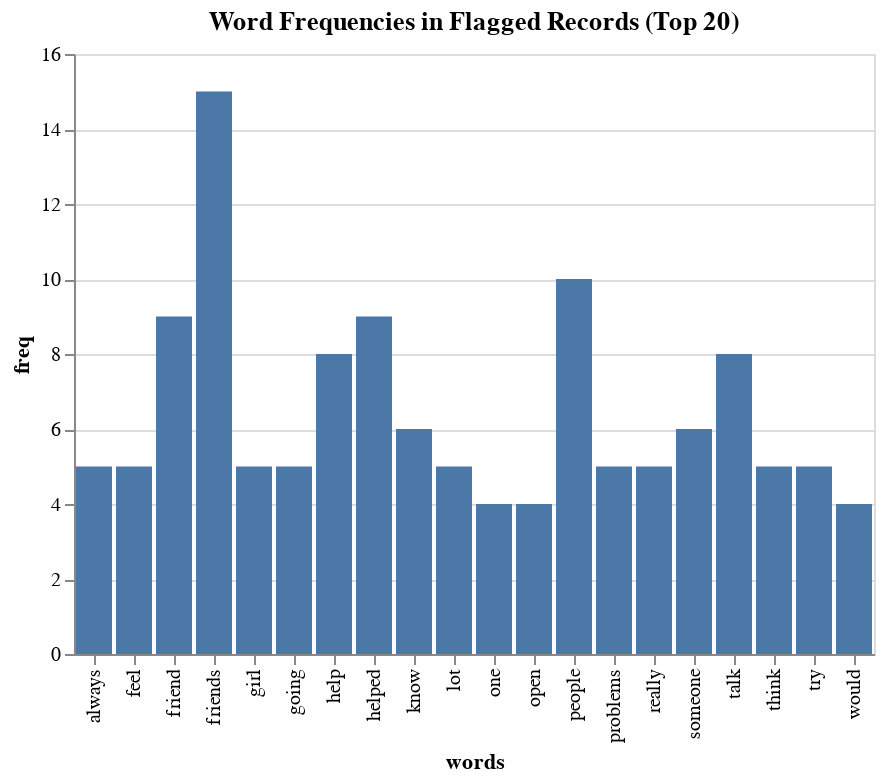

Notebook code for this chart:
### Code cell
alt.Chart(n_words_df.head(20)).mark_bar().encode(
    x='words',
    y='freq'
).properties(
    title='Word Frequencies in Flagged Records (Top 20)'
)

### Figure 1 — Vega-Lite specification as saved in the notebook (floating-point values rounded to 4 significant figures)
{"config": {"view": {"continuousWidth": 400, "continuousHeight": 300}}, "data": {"name": "data-a9870366e0c24708d0d6550f0d121c9c"}, "mark": "bar", "encoding": {"x": {"field": "words", "type": "nominal"}, "y": {"field": "freq", "type": "quantitative"}}, "title": "Word Frequencies in Flagged Records (Top 20)", "$schema": "https://vega.github.io/schema/vega-lite/v4.17.0.json", "datasets": {"data-a9870366e0c24708d0d6550f0d121c9c": [{"words": "friends", "freq": 15, "tfidf_score_sum": 3.922}, {"words": "people", "freq": 10, "tfidf_score_sum": 2.23}, {"words": "friend", "freq": 9, "tfidf_score_sum": 2.241}, {"words": "helped", "freq": 9, "tfidf_score_sum": 2.91}, {"words": "talk", "freq": 8, "tfidf_score_sum": 1.855}, {"words": "help", "freq": 8, "tfidf_score_sum": 1.869}, {"words": "someone", "freq": 6, "tfidf_score_sum": 1.517}, {"words": "know", "freq": 6, "tfidf_score_sum": 1.264}, {"words": "try", "freq": 5, "tfidf_score_sum": 1.353}, {"words": "think", "freq": 5, "tfidf_score_sum": 1.263}, {"words": "really", "freq": 5, "tfidf_score_sum": 1.079}, {"words": "going", "freq": 5, "tfidf_score_sum": 1.022}, {"words": "feel", "freq": 5, "tfidf_score_sum": 1.051}, {"words": "always", "freq": 5, "tfidf_score_sum": 1.628}, {"words": "girl", "freq": 5, "tfidf_score_sum": 1.068}, {"words": "problems", "freq": 5, "tfidf_score_sum": 1.625}, {"words": "lot", "freq": 5, "tfidf_score_sum": 1.191}, {"words": "one", "freq": 4, "tfidf_score_sum": 1.018}, {"words": "would", "freq": 4, "tfidf_score_sum": 0.8775}, {"words": "open", "freq": 4, "tfidf_score_sum": 1.059}]}}
